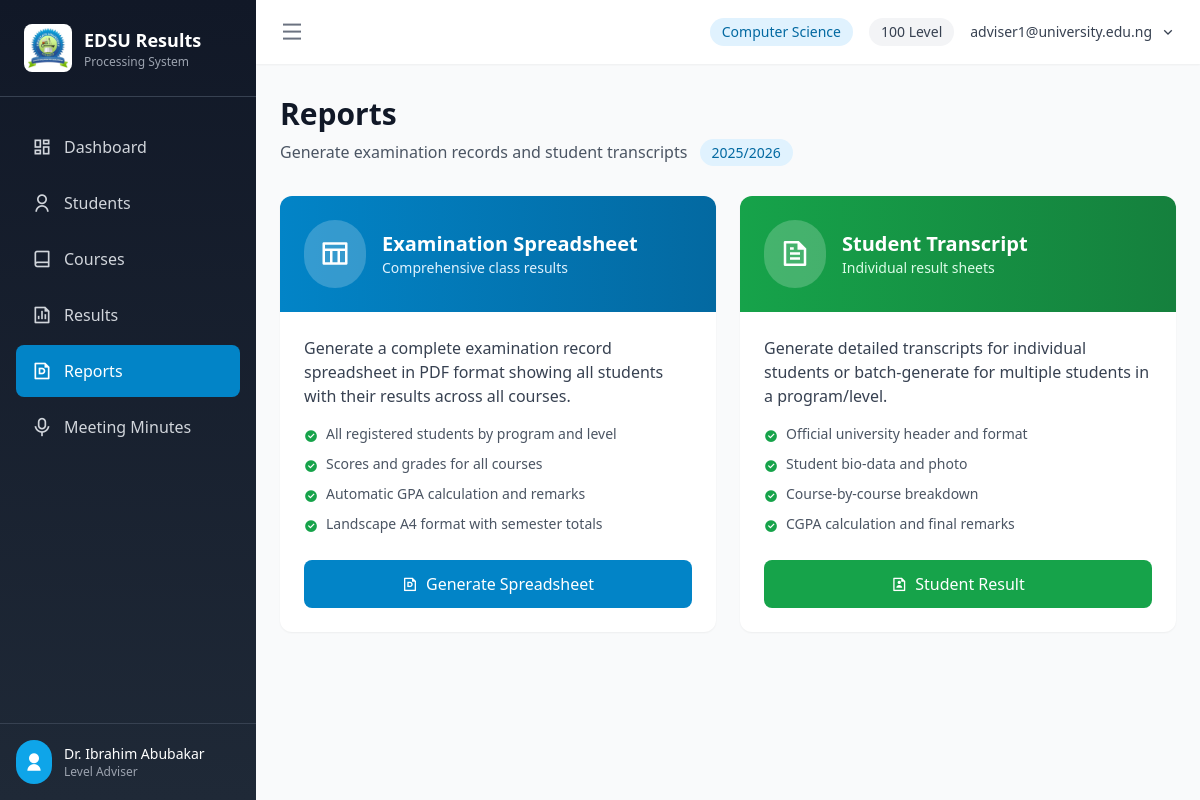
The app's page /reports/ (signed in) with its own data.
### app/models.py (models this page shows, shortened)
class User(UserMixin, db.Model):
    __tablename__ = 'users'
    id = db.Column(db.Integer, primary_key=True)
    username = db.Column(db.String(120), unique=True, nullable=False, index=True)  # University email
    email = db.Column(db.String(120), unique=True, nullable=False, index=True)
    password_hash = db.Column(db.String(256), nullable=False)
    full_name = db.Column(db.String(128), nullable=False)
    role = db.Column(db.String(20), default='lecturer')  # admin, hod, level_adviser, lecturer
    program = db.Column(db.String(64))  # Assigned program
    level = db.Column(db.Integer)  # Assigned level (100, 200, 300, 400)
    is_active = db.Column(db.Boolean, default=True)
    is_locked = db.Column(db.Boolean, default=False)  # Locked by HoD/Admin after 3 failed attempts
    failed_login_attempts = db.Column(db.Integer, default=0)
    locked_until = db.Column(db.DateTime)
    must_change_password = db.Column(db.Boolean, default=True)  # Force password change on first login
    last_login = db.Column(db.DateTime)
    last_login_ip = db.Column(db.String(45))  # IP address of last login
    last_login_device = db.Column(db.String(256))  # User agent of last login
    created_by = db.Column(db.Integer, db.ForeignKey('users.id'))  # HoD/Admin who created this account
    created_at = db.Column(db.DateTime, default=datetime.utcnow)
    updated_at = db.Column(db.DateTime, default=datetime.utcnow, onupdate=datetime.utcnow)

class AcademicSession(db.Model):
    __tablename__ = 'academic_sessions'
    id = db.Column(db.Integer, primary_key=True)
    session_name = db.Column(db.String(20), unique=True, nullable=False)  # e.g., "2025/2026"
    is_current = db.Column(db.Boolean, default=False)
    created_at = db.Column(db.DateTime, default=datetime.utcnow)
    students = db.relationship('Student', backref='session', lazy='dynamic')
    results = db.relationship('Result', backref='session', lazy='dynamic')

### app/routes/reports.py (the view)
@reports_bp.route('/')
@login_required
def index():
    current_session = AcademicSession.query.filter_by(is_current=True).first()
    level_access, program_access = get_accessible_filters()
    return render_template('reports/index.html',
                           current_session=current_session,
                           levels=Config.LEVELS,
                           programs=Config.PROGRAMS,
                           semesters=Config.SEMESTERS,
                           level_access=level_access,
                           program_access=program_access)

### app/models.py (called while the page is built)
@login_manager.user_loader
def load_user(user_id):
    return User.query.get(int(user_id))

### app/utils/grading.py (called while the page is built)
def get_accessible_filters():
    if current_user.role == 'hod':
        return None, None
    return current_user.level, current_user.program

### app/templates/reports/index.html (shortened to what this page needs)
{% extends "base.html" %}
{% block content %}
<div class="mb-8">
    <div>
        <h1 class="text-3xl font-bold text-gray-900 mb-2">Reports</h1>
        <p class="text-gray-600">
            Generate examination records and student transcripts
            {% if current_session %}
            <span class="ml-2 px-3 py-1 bg-primary-100 text-primary-700 rounded-full text-sm font-medium">
                {{ current_session.session_name }}
            </span>
            {% endif %}
        </p>
    </div>
</div>
<div class="grid grid-cols-1 md:grid-cols-2 gap-6 mb-8">
    <div class="bg-white rounded-xl shadow-sm overflow-hidden hover:shadow-md transition-shadow">
        <div class="bg-gradient-to-r from-primary-600 to-primary-700 p-6 text-white">
            <div class="flex items-center">
                <div class="bg-white bg-opacity-20 rounded-full p-4 mr-4">
                    <i class="ri-table-line text-3xl"></i>
                </div>
                <div>
                    <h3 class="text-xl font-bold">Examination Spreadsheet</h3>
                    <p class="text-primary-100 text-sm">Comprehensive class results</p>
                </div>
            </div>
        </div>
        <div class="p-6">
            <p class="text-gray-700 mb-4">Generate a complete examination record spreadsheet in PDF format showing all students with their results across all courses.</p>
            <ul class="space-y-2 mb-6">
                <li class="flex items-start text-sm text-gray-600">
                    <i class="ri-checkbox-circle-fill text-green-600 mr-2 mt-0.5"></i>
                    <span>All registered students by program and level</span>
                </li>
                <li class="flex items-start text-sm text-gray-600">
                    <i class="ri-checkbox-circle-fill text-green-600 mr-2 mt-0.5"></i>
                    <span>Scores and grades for all courses</span>
                </li>
                <li class="flex items-start text-sm text-gray-600">
                    <i class="ri-checkbox-circle-fill text-green-600 mr-2 mt-0.5"></i>
                    <span>Automatic GPA calculation and remarks</span>
                </li>
                <li class="flex items-start text-sm text-gray-600">
                    <i class="ri-checkbox-circle-fill text-green-600 mr-2 mt-0.5"></i>
                    <span>Landscape A4 format with semester totals</span>
                </li>
            </ul>
            <a href="{{ url_for('reports.spreadsheet') }}" class="block w-full px-4 py-3 bg-primary-600 text-white text-center rounded-lg hover:bg-primary-700 transition-colors font-medium">
                <i class="ri-file-pdf-line mr-2"></i>Generate Spreadsheet
            </a>
        </div>
    </div>
    <div class="bg-white rounded-xl shadow-sm overflow-hidden hover:shadow-md transition-shadow">
        <div class="bg-gradient-to-r from-green-600 to-green-700 p-6 text-white">
            <div class="flex items-center">
                <div class="bg-white bg-opacity-20 rounded-full p-4 mr-4">
                    <i class="ri-file-text-line text-3xl"></i>
                </div>
                <div>
                    <h3 class="text-xl font-bold">Student Transcript</h3>
                    <p class="text-green-100 text-sm">Individual result sheets</p>
                </div>
            </div>
        </div>
        <div class="p-6">
            <p class="text-gray-700 mb-4">Generate detailed transcripts for individual students or batch-generate for multiple students in a program/level.</p>
            <ul class="space-y-2 mb-6">
                <li class="flex items-start text-sm text-gray-600">
                    <i class="ri-checkbox-circle-fill text-green-600 mr-2 mt-0.5"></i>
                    <span>Official university header and format</span>
                </li>
                <li class="flex items-start text-sm text-gray-600">
                    <i class="ri-checkbox-circle-fill text-green-600 mr-2 mt-0.5"></i>
                    <span>Student bio-data and photo</span>
                </li>
                <li class="flex items-start text-sm text-gray-600">
                    <i class="ri-checkbox-circle-fill text-green-600 mr-2 mt-0.5"></i>
                    <span>Course-by-course breakdown</span>
                </li>
                <li class="flex items-start text-sm text-gray-600">
                    <i class="ri-checkbox-circle-fill text-green-600 mr-2 mt-0.5"></i>
                    <span>CGPA calculation and final remarks</span>
                </li>
            </ul>
            <a href="{{ url_for('students.index') }}" class="block w-full px-4 py-3 bg-green-600 text-white text-center rounded-lg hover:bg-green-700 transition-colors font-medium">
                <i class="ri-file-user-line mr-2"></i>Student Result
            </a>
        </div>
    </div>
</div>
{% endblock %}

### app/templates/base.html (shortened to what this page needs)
<!DOCTYPE html>
<html lang="en">
<head>
    <script src="{{ url_for('static', filename='css/tailwind.min.js') }}"></script>
    <link href="{{ url_for('static', filename='css/remixicon.css') }}" rel="stylesheet">
</head>
<body class="bg-gray-50 antialiased">
    {% if current_user.is_authenticated %}
    <div class="min-h-screen flex" x-data="{ sidebarOpen: true }">
        <aside :class="sidebarOpen ? 'w-64' : 'w-20'" class="fixed left-0 top-0 h-screen bg-gradient-to-b from-gray-900 to-gray-800 text-white transition-all duration-300 ease-in-out flex flex-col z-50">
            <div class="p-6 border-b border-gray-700">
                <div class="flex items-center space-x-3">
                    <div class="bg-white rounded-lg p-1 flex-shrink-0">
                        <img src="{{ url_for('static', filename='logos/university_logo.jpg') }}"
                             alt="EDSU Logo"
                             class="w-10 h-10 object-contain"
                             onerror="this.style.display='none'; this.nextElementSibling.style.display='flex';">
                    </div>
                    <div x-show="sidebarOpen" x-cloak>
                        <h1 class="text-lg font-bold">EDSU Results</h1>
                        <p class="text-xs text-gray-400">Processing System</p>
                    </div>
                </div>
            </div>
            <nav class="flex-1 px-4 py-6 space-y-1 overflow-y-auto">
                <a href="{{ url_for('dashboard.index') }}"
                   class="flex items-center space-x-3 px-4 py-3 rounded-lg transition-colors {{ 'bg-primary-600 text-white' if request.endpoint == 'dashboard.index' else 'text-gray-300 hover:bg-gray-700' }}">
                    <i class="ri-dashboard-line text-xl flex-shrink-0"></i>
                    <span x-show="sidebarOpen" x-cloak>Dashboard</span>
                </a>
                <a href="{{ url_for('students.index') }}"
                   class="flex items-center space-x-3 px-4 py-3 rounded-lg transition-colors {{ 'bg-primary-600 text-white' if 'students' in request.endpoint else 'text-gray-300 hover:bg-gray-700' }}">
                    <i class="ri-user-line text-xl flex-shrink-0"></i>
                    <span x-show="sidebarOpen" x-cloak>Students</span>
                </a>
                <a href="{{ url_for('courses.index') }}"
                   class="flex items-center space-x-3 px-4 py-3 rounded-lg transition-colors {{ 'bg-primary-600 text-white' if 'courses' in request.endpoint else 'text-gray-300 hover:bg-gray-700' }}">
                    <i class="ri-book-line text-xl flex-shrink-0"></i>
                    <span x-show="sidebarOpen" x-cloak>Courses</span>
                </a>
                <a href="{{ url_for('results.index') }}"
                   class="flex items-center space-x-3 px-4 py-3 rounded-lg transition-colors {{ 'bg-primary-600 text-white' if 'results' in request.endpoint else 'text-gray-300 hover:bg-gray-700' }}">
                    <i class="ri-file-chart-line text-xl flex-shrink-0"></i>
                    <span x-show="sidebarOpen" x-cloak>Results</span>
                </a>
                <a href="{{ url_for('reports.index') }}"
                   class="flex items-center space-x-3 px-4 py-3 rounded-lg transition-colors {{ 'bg-primary-600 text-white' if 'reports' in request.endpoint else 'text-gray-300 hover:bg-gray-700' }}">
                    <i class="ri-file-pdf-line text-xl flex-shrink-0"></i>
                    <span x-show="sidebarOpen" x-cloak>Reports</span>
                </a>
                <a href="{{ url_for('minutes.index') }}"
                   class="flex items-center space-x-3 px-4 py-3 rounded-lg transition-colors {{ 'bg-primary-600 text-white' if 'minutes' in request.endpoint else 'text-gray-300 hover:bg-gray-700' }}">
                    <i class="ri-mic-line text-xl flex-shrink-0"></i>
                    <span x-show="sidebarOpen" x-cloak>Meeting Minutes</span>
                </a>
            </nav>
            <div class="p-4 border-t border-gray-700">
                <div class="flex items-center space-x-3">
                    <div class="bg-primary-500 rounded-full p-2 flex-shrink-0">
                        <i class="ri-user-fill text-xl"></i>
                    </div>
                    <div x-show="sidebarOpen" x-cloak class="flex-1 min-w-0">
                        <p class="text-sm font-medium truncate">{{ current_user.full_name }}</p>
                        <p class="text-xs text-gray-400">
                            {% if current_user.role == 'admin' %}Administrator
                            {% elif current_user.role == 'hod' %}Head of Department
                            {% elif current_user.role == 'level_adviser' %}Level Adviser
                            {% else %}Lecturer{% endif %}
                        </p>
                    </div>
                </div>
            </div>
        </aside>
        <div :class="sidebarOpen ? 'ml-64' : 'ml-20'" class="flex-1 flex flex-col overflow-hidden transition-all duration-300 ease-in-out">
            <header class="bg-white shadow-sm z-10">
                <div class="flex items-center justify-between px-6 py-4">
                    <button @click="sidebarOpen = !sidebarOpen" class="text-gray-500 hover:text-gray-700 focus:outline-none">
                        <i class="ri-menu-line text-2xl"></i>
                    </button>
                    <div class="flex items-center space-x-4">
                        {% if current_user.program %}
                        <span class="px-3 py-1 bg-primary-100 text-primary-700 rounded-full text-sm font-medium">{{ current_user.program }}</span>
                        {% endif %}
                        {% if current_user.level %}
                        <span class="px-3 py-1 bg-gray-100 text-gray-700 rounded-full text-sm font-medium">{{ current_user.level }} Level</span>
                        {% endif %}
                        <div x-data="{ open: false }" class="relative">
                            <button @click="open = !open" class="flex items-center space-x-2 text-gray-700 hover:text-gray-900 focus:outline-none">
                                <span class="text-sm font-medium">{{ current_user.username }}</span>
                                <i class="ri-arrow-down-s-line"></i>
                            </button>
                        </div>
                    </div>
                </div>
            </header>
            <main class="flex-1 overflow-y-auto bg-gray-50">
                <div class="max-w-7xl mx-auto px-6 py-8">
                    {% block content %}{% endblock %}
                </div>
            </main>
        </div>
    </div>
    {% endif %}
</body>
</html>

### records on screen
User: full_name "Dr. Ibrahim Abubakar", program "Computer Science", level "100", username "adviser1@university.edu.ng"
AcademicSession: session_name "2025/2026"
